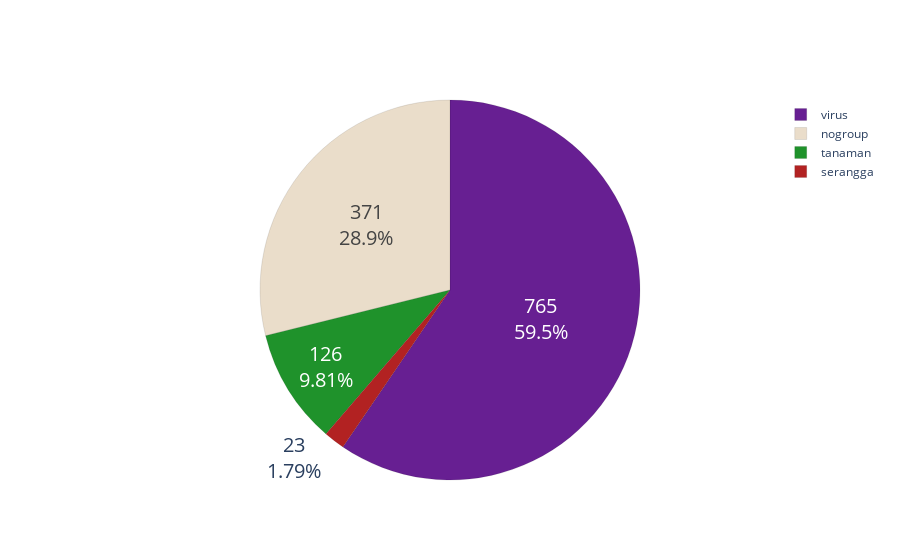

Write notebook code for a chart like this one.
### Code cell
# cuma tampilan
import plotly.graph_objects as go

data = df_node.groupby(['group','color']).agg({'group': ['count'], }).reset_index().sort_values(
    ('group', 'count'),ascending=False
).reset_index(drop=True).values
labels = [i[0] for i in data]
colors = [i[1] for i in data]
slices = [i[2] for i in data]

fig = go.Figure(data=[go.Pie(labels=labels,values=slices)])
fig.update_traces(hoverinfo='label+percent', textinfo='value+percent', textfont_size=20, marker=dict(colors=colors, line=dict(color='#000000', width=0.1)))
fig.show()

### Figure 1 — Plotly figure (JSON) as saved in the notebook; plotly's stock layout.template omitted (floating-point values rounded to 4 significant figures)
{"data": [{"hoverinfo": "label+percent", "labels": ["virus", "nogroup", "tanaman", "serangga"], "marker": {"colors": ["#671f92", "#EADDCA", "#1f922b", "#b22222"], "line": {"color": "#000000", "width": 0.1}}, "textfont": {"size": 20}, "textinfo": "value+percent", "type": "pie", "values": [765, 371, 126, 23]}], "layout": {}}
